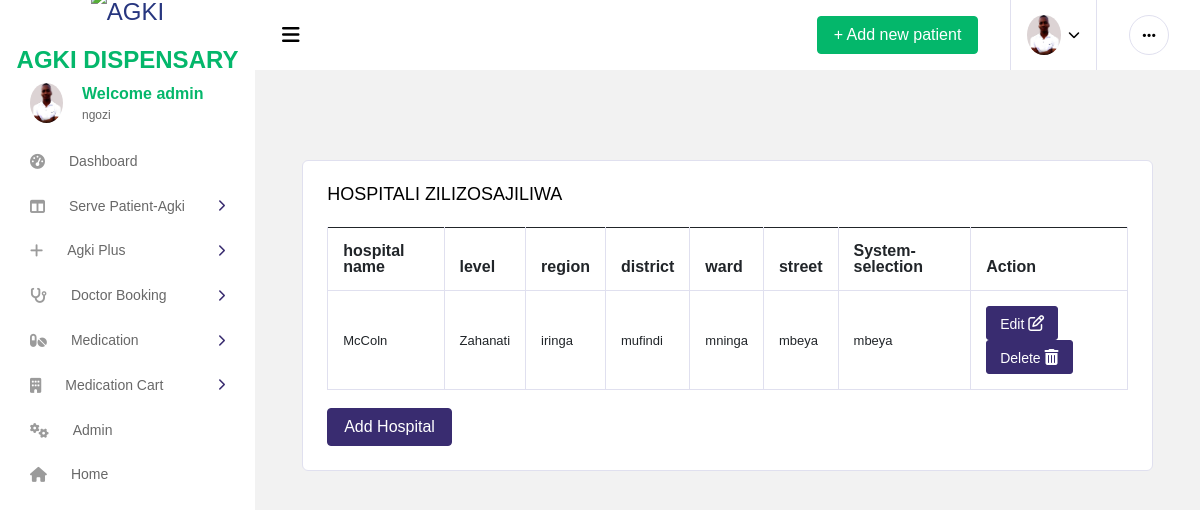
The page /registeredHosptal/ (signed in) on the database its author committed.
### app/models.py (models this page shows, shortened)
class CustomUser(AbstractUser):
    phone = models.CharField(max_length=15, null=True,blank=True)
    location = models.CharField(max_length=30, null=True, blank=True)
    department = models.ForeignKey(Department, on_delete=models.CASCADE, null=True,blank=True)
    reg_no = models.CharField(max_length=10, unique=True)
    age = models.IntegerField(null=True)
    position = models.CharField(max_length=40, null=True,blank=True)
    district = models.CharField(max_length=40, null=True,blank=True)
    ward = models.CharField(max_length=40, null=True,blank=True)
    street = models.CharField(max_length=40, null=True,blank=True)
    image = models.ImageField(upload_to ='media/',blank=True,null=True)
    is_doctor = models.BooleanField(default=False)
    is_laboratorist = models.BooleanField(default=False)
    is_receptionist = models.BooleanField(default=False)
    is_pharmacist = models.BooleanField(default=False)
    is_patient = models.BooleanField(default=True)
    is_seller = models.BooleanField(default=False)
    sms_sent = models.BooleanField(default=False)
    payment_status = models.BooleanField(default=False)
    sms_sent_payment = models.BooleanField(default=False)

class Department(models.Model):
    name = models.CharField(max_length=20)
    descrption = models.CharField(max_length=20)

class HospitalRegistrationModel(models.Model):
    name = models.CharField(max_length=20)
    level = models.CharField(max_length=20)
    location = models.CharField(max_length=20,null=True,blank=True)
    region = models.CharField(max_length=20,null=True,blank=True)
    district = models.CharField(max_length=20,null=True,blank=True)
    ward = models.CharField(max_length=20,null=True,blank=True)
    street = models.CharField(max_length=20,null=True,blank=True)
    service = models.CharField(max_length=20,null=True,blank=True)
    registerd_time = models.DateTimeField(auto_now_add=True,null=True,blank=True)

### app/views.py (the view)
# urls.py: path('registeredHosptal/', views.registeredHosptal,name='registeredHosptal'),
def registeredHosptal(request):
    x = HospitalRegistrationModel.objects.all().order_by('-id')
    context = {
            'x':x
        }
    return render(request,'app/registeredHosptal.html',context)

### app/templates/app/registeredHosptal.html (shortened to what this page needs)
{% extends 'app/base2.html' %}
{%block content%}
<br>
<div class="container mt-5">
<div class="col-lg-12 grid-margin stretch-card">
    <div class="card">
      <div class="card-body">
        <h4 class="card-title">HOSPITALI ZILIZOSAJILIWA</h4>
        {% if x %}
        <div class="table-responsive">
          <table class="table table-bordered">
            <thead>
                    <tr>
                        <th>hospital name</th>
                        <th>level</th>
                        <th>region</th>
                        <th>district</th>
                        <th>ward</th>
                        <th>street</th>
                        <th>System-selection</th>
                        <th>Action</th>
                    </tr>
                </thead>
                <tbody>
                    {% for i in x %}
                    <tr>
                        <td>{{i.name}}</td>
                        <td>{{i.level}}</td>
                        <td>{{i.region}}</td>
                        <td>{{i.district}}</td>
                        <td>{{i.ward}}</td>
                        <td>{{i.street}}</td>
                        <td>{{i.street}}</td>
                        <td>
                            <a href='{% url 'hospitalEdit' i.id %}'><button class='btn btn-primary btn-sm'>Edit<i class="fa fa-edit ml-1"></i></button></a>
                            <button type="button" class="btn btn-primary btn-sm" data-toggle="modal" data-target="#exampleModal-2">Delete<i class="fa fa-trash ml-1"></i></button>
                        </td>
                    </tr>
                    {% endfor %}
                </tbody>
            </table>
        </div>
            {% else %}
            <br>
            <div class="alert alert-fill-primary" role="alert">
                <i class="fa fa-exclamation-triangle"></i>
                There! No hospital registered yet
              </div>
            {% endif %}
        <br>
        <a href="{% url 'hospitalRegistration' %}"><button class="btn btn-primary">Add Hospital</button></a>
    </div>
</div>
</div>
</div>
{%endblock%}

### app/templates/app/base2.html (shortened to what this page needs)
{% load static %}
{% load i18n %}
<!DOCTYPE html>
<html lang="en">
<head>
  <link href="https://cdn.jsdelivr.net/npm/bootstrap@5.3.0/dist/css/bootstrap.min.css" rel="stylesheet">
  <link rel="stylesheet" href="{% static 'vendors/all.min.css' %}">
  <link rel="stylesheet" href="{% static 'vendors/vendor.bundle.base.css' %}">
  <link rel="stylesheet" href="{% static 'vendors/vendor.bundle.addons.css' %}">
  <link rel="stylesheet" href="{% static 'videos/style.css' %}">
</head>
<body>
  <div class="container-scroller">
    <nav class="navbar col-lg-12 col-12 p-0 fixed-top d-flex flex-row default-layout-navbar">
      <div class="text-center navbar-brand-wrapper d-flex align-items-center justify-content-center">
        <a class="navbar-brand brand-logo" href="{% url 'index' %}"><img src="{% static 'images/logo/logo.png' %}" alt="AGKI" class="logo" style="height: 40px; width: auto;">
          <span style="padding-top: 80px;"><marquee behavior="" direction=""> <b class="text-success"> AGKI DISPENSARY</b></marquee></span>
        </a>
      </div>
      <div class="navbar-menu-wrapper d-flex align-items-stretch">
        <button class="navbar-toggler navbar-toggler align-self-center" type="button" data-toggle="minimize">
          <span class="fas fa-bars"></span>
        </button>
        <ul class="navbar-nav navbar-nav-right">
          <li class="nav-item d-none d-lg-flex">
            <a class="nav-link" href="{% url 'patient' %}">
              <span class="btn btn-success">+ Add new patient</span>
            </a>
          </li>
          <li class="nav-item nav-profile dropdown">
            <a class="nav-link dropdown-toggle" href="#" data-toggle="dropdown" id="profileDropdown">
              {% if user.image %}
              <img src="{{user.image.url}}" alt="AGKI" class="logo" style="height: 40px; width: auto;">
              {% else %}
              <img src="{% static 'ttt.jpg' %}" alt="AGKI" class="logo" style="height: 40px; width: auto;">
              {% endif %}
            </a>
          </li>
          <li class="nav-item nav-settings d-none d-lg-block">
            <a class="nav-link" href="#">
              <i class="fas fa-ellipsis-h"></i>
            </a>
          </li>
        </ul>
      </div>
    </nav>
    <div class="container-fluid page-body-wrapper">
      <nav class="sidebar sidebar-offcanvas" id="sidebar">
        <ul class="nav">
          <li class="nav-item nav-profile">
            <div class="nav-link">
              <div class="profile-image">
                {% if user.image %}
                <img src="{{user.image.url}}" alt="AGKI" class="logo" style="height: 40px; width: auto;">
                {% else %}
                <img src="{% static 'ttt.jpg' %}" alt="AGKI" class="logo" style="height: 40px; width: auto;">
                {% endif %}
              </div>
              <div class="profile-name">
                <p class="name text-success">
                  Welcome {{ user.username }}
                </p>
                <p class="designation">
                  {{user.department.name}}
                </p>
              </div>
            </div>
          </li>
          {% if not user.is_seller  %}
          <li class="nav-item">
            <a class="nav-link" href="{% url 'home' %}">
                <i class="fa fa-tachometer-alt menu-icon"></i>
                <span class="menu-title">Dashboard</span>
            </a>
        </li>
        <li class="nav-item d-lg-block">
          <a class="nav-link" data-toggle="collapse" href="#sidebar-layouts" aria-expanded="false" aria-controls="sidebar-layouts">
            <i class="fas fa-columns menu-icon"></i>
            <span class="menu-title">Serve Patient-Agki</span>
            <i class="menu-arrow"></i>
          </a>
        </li>
        <li class="nav-item d-lg-block">
          <a class="nav-link" data-toggle="collapse" href="#agki-plus" aria-expanded="false" aria-controls="sidebar-layouts">
            <i class="fas fa-plus menu-icon"></i>
            <span class="menu-title">Agki Plus</span>
            <i class="menu-arrow"></i>
          </a>
        </li>
        <li class="nav-item d-lg-block">
          <a class="nav-link" data-toggle="collapse" href="#bookingDoctor" aria-expanded="false" aria-controls="sidebar-layouts">
            <i class="fas fa-stethoscope menu-icon"></i>
            <span class="menu-title">Doctor Booking</span>
            <i class="menu-arrow"></i>
          </a>
        </li>
        {% endif %}
        <li class="nav-item d-lg-block">
          <a class="nav-link" data-toggle="collapse" href="#medication" aria-expanded="false" aria-controls="sidebar-layouts">
            <i class="fas fa-pills menu-icon"></i>
            <span class="menu-title">Medication</span>
            <i class="menu-arrow"></i>
          </a>
        </li>
        <li class="nav-item d-lg-block">
          <a class="nav-link" data-toggle="collapse" href="#medication2" aria-expanded="false" aria-controls="sidebar-layouts">
            <i class="fas fa-building menu-icon"></i>
            <span class="menu-title">Medication Cart</span>
            <i class="menu-arrow"></i>
          </a>
        </li>
        {% if user.is_superuser %}
        <li class="nav-item">
            <a class="nav-link" href="/admin/">
                <i class="fa fa-cogs menu-icon"></i>
                <span class="menu-title">Admin</span>
            </a>
        </li>
        {% endif %}
        <li class="nav-item">
          <a class="nav-link" href="{% url 'index' %}">
              <i class="fa fa-home menu-icon"></i>
              <span class="menu-title">Home</span>
          </a>
        </li>
        </ul>
      </nav>
      <div class="main-panel">
        <div class="content-wrapper">
            {% block content%}
            {% endblock %}
        </div>
      </div>
    </div>
  </div>
</body>
</html>

### rows shown on the page
CustomUser: image (picture), username "admin", department.name "ngozi"
HospitalRegistrationModel: name "McColn", level "Zahanati", region "iringa", district "mufindi", ward "mninga", street "mbeya"
